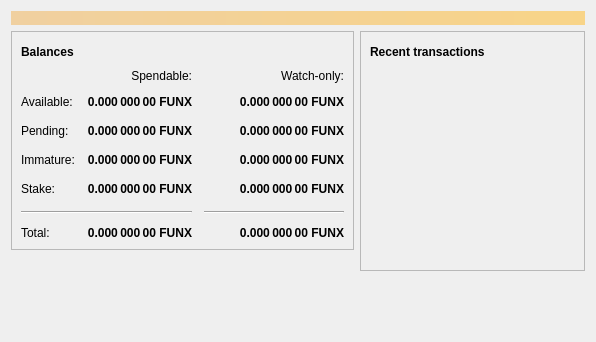
<?xml version="1.0" encoding="UTF-8"?>
<ui version="4.0">
 <class>OverviewPage</class>
 <widget class="QWidget" name="OverviewPage">
  <property name="geometry">
   <rect>
    <x>0</x>
    <y>0</y>
    <width>596</width>
    <height>342</height>
   </rect>
  </property>
  <property name="windowTitle">
   <string>Form</string>
  </property>
  <layout class="QVBoxLayout" name="topLayout">
   <item>
    <widget class="QLabel" name="labelAlerts">
     <property name="visible">
      <bool>false</bool>
     </property>
     <property name="styleSheet">
      <string notr="true">QLabel { background-color: qlineargradient(x1: 0, y1: 0, x2: 1, y2: 0, stop:0 #F0D0A0, stop:1 #F8D488); color:#000000; }</string>
     </property>
     <property name="wordWrap">
      <bool>true</bool>
     </property>
     <property name="margin">
      <number>3</number>
     </property>
     <property name="textInteractionFlags">
      <set>Qt::TextSelectableByMouse</set>
     </property>
    </widget>
   </item>
   <item>
    <layout class="QHBoxLayout" name="horizontalLayout" stretch="1,1">
     <item>
      <layout class="QVBoxLayout" name="verticalLayout_2">
       <item>
        <widget class="QFrame" name="frame">
         <property name="frameShape">
          <enum>QFrame::StyledPanel</enum>
         </property>
         <property name="frameShadow">
          <enum>QFrame::Raised</enum>
         </property>
         <layout class="QVBoxLayout" name="verticalLayout_4">
          <item>
           <layout class="QHBoxLayout" name="horizontalLayout_4">
            <item>
             <widget class="QLabel" name="label_5">
              <property name="font">
               <font>
                <weight>75</weight>
                <bold>true</bold>
               </font>
              </property>
              <property name="text">
               <string>Balances</string>
              </property>
             </widget>
            </item>
            <item>
             <widget class="QPushButton" name="labelWalletStatus">
              <property name="enabled">
               <bool>true</bool>
              </property>
              <property name="maximumSize">
               <size>
                <width>30</width>
                <height>16777215</height>
               </size>
              </property>
              <property name="toolTip">
               <string>The displayed information may be out of date. Your wallet automatically synchronizes with the FunexCoin network after a connection is established, but this process has not completed yet.</string>
              </property>
              <property name="text">
               <string/>
              </property>
              <property name="icon">
               <iconset resource="../funexcoin.qrc">
                <normaloff>:/icons/warning</normaloff>
                <disabledoff>:/icons/warning</disabledoff>:/icons/warning</iconset>
              </property>
              <property name="iconSize">
               <size>
                <width>24</width>
                <height>24</height>
               </size>
              </property>
              <property name="flat">
               <bool>true</bool>
              </property>
             </widget>
            </item>
            <item>
             <spacer name="horizontalSpacer_3">
              <property name="orientation">
               <enum>Qt::Horizontal</enum>
              </property>
              <property name="sizeHint" stdset="0">
               <size>
                <width>40</width>
                <height>20</height>
               </size>
              </property>
             </spacer>
            </item>
           </layout>
          </item>
          <item>
           <layout class="QGridLayout" name="gridLayout">
            <property name="spacing">
             <number>12</number>
            </property>
            <item row="2" column="2">
             <widget class="QLabel" name="labelWatchPending">
              <property name="font">
               <font>
                <weight>75</weight>
                <bold>true</bold>
               </font>
              </property>
              <property name="cursor">
               <cursorShape>IBeamCursor</cursorShape>
              </property>
              <property name="toolTip">
               <string>Unconfirmed transactions to watch-only addresses</string>
              </property>
              <property name="text">
               <string notr="true">0.000 000 00 FUNX</string>
              </property>
              <property name="alignment">
               <set>Qt::AlignRight|Qt::AlignTrailing|Qt::AlignVCenter</set>
              </property>
              <property name="textInteractionFlags">
               <set>Qt::LinksAccessibleByMouse|Qt::TextSelectableByKeyboard|Qt::TextSelectableByMouse</set>
              </property>
             </widget>
            </item>
            <item row="2" column="1">
             <widget class="QLabel" name="labelUnconfirmed">
              <property name="font">
               <font>
                <weight>75</weight>
                <bold>true</bold>
               </font>
              </property>
              <property name="cursor">
               <cursorShape>IBeamCursor</cursorShape>
              </property>
              <property name="toolTip">
               <string>Total of transactions that have yet to be confirmed, and do not yet count toward the spendable balance</string>
              </property>
              <property name="text">
               <string notr="true">0.000 000 00 FUNX</string>
              </property>
              <property name="alignment">
               <set>Qt::AlignRight|Qt::AlignTrailing|Qt::AlignVCenter</set>
              </property>
              <property name="textInteractionFlags">
               <set>Qt::LinksAccessibleByMouse|Qt::TextSelectableByKeyboard|Qt::TextSelectableByMouse</set>
              </property>
             </widget>
            </item>
            <item row="3" column="2">
             <widget class="QLabel" name="labelWatchImmature">
              <property name="font">
               <font>
                <weight>75</weight>
                <bold>true</bold>
               </font>
              </property>
              <property name="cursor">
               <cursorShape>IBeamCursor</cursorShape>
              </property>
              <property name="toolTip">
               <string>Mined balance in watch-only addresses that has not yet matured</string>
              </property>
              <property name="text">
               <string notr="true">0.000 000 00 FUNX</string>
              </property>
              <property name="alignment">
               <set>Qt::AlignRight|Qt::AlignTrailing|Qt::AlignVCenter</set>
              </property>
              <property name="textInteractionFlags">
               <set>Qt::LinksAccessibleByMouse|Qt::TextSelectableByKeyboard|Qt::TextSelectableByMouse</set>
              </property>
             </widget>
            </item>
            <item row="5" column="0" colspan="2">
             <widget class="Line" name="line">
              <property name="orientation">
               <enum>Qt::Horizontal</enum>
              </property>
             </widget>
            </item>
            <item row="5" column="2">
             <widget class="Line" name="lineWatchBalance">
              <property name="sizePolicy">
               <sizepolicy hsizetype="Preferred" vsizetype="Fixed">
                <horstretch>0</horstretch>
                <verstretch>0</verstretch>
               </sizepolicy>
              </property>
              <property name="minimumSize">
               <size>
                <width>140</width>
                <height>0</height>
               </size>
              </property>
              <property name="orientation">
               <enum>Qt::Horizontal</enum>
              </property>
             </widget>
            </item>
            <item row="6" column="0">
             <widget class="QLabel" name="labelTotalText">
              <property name="text">
               <string>Total:</string>
              </property>
             </widget>
            </item>
            <item row="3" column="1">
             <widget class="QLabel" name="labelImmature">
              <property name="font">
               <font>
                <weight>75</weight>
                <bold>true</bold>
               </font>
              </property>
              <property name="cursor">
               <cursorShape>IBeamCursor</cursorShape>
              </property>
              <property name="toolTip">
               <string>Mined balance that has not yet matured</string>
              </property>
              <property name="text">
               <string notr="true">0.000 000 00 FUNX</string>
              </property>
              <property name="alignment">
               <set>Qt::AlignRight|Qt::AlignTrailing|Qt::AlignVCenter</set>
              </property>
              <property name="textInteractionFlags">
               <set>Qt::LinksAccessibleByMouse|Qt::TextSelectableByKeyboard|Qt::TextSelectableByMouse</set>
              </property>
             </widget>
            </item>
            <item row="2" column="3">
             <spacer name="horizontalSpacer_2">
              <property name="orientation">
               <enum>Qt::Horizontal</enum>
              </property>
              <property name="sizeHint" stdset="0">
               <size>
                <width>40</width>
                <height>20</height>
               </size>
              </property>
             </spacer>
            </item>
            <item row="3" column="0">
             <widget class="QLabel" name="labelImmatureText">
              <property name="text">
               <string>Immature:</string>
              </property>
             </widget>
            </item>
            <item row="4" column="1">
             <widget class="QLabel" name="labelStake">
              <property name="font">
               <font>
                <weight>75</weight>
                <bold>true</bold>
               </font>
              </property>
              <property name="cursor">
               <cursorShape>IBeamCursor</cursorShape>
              </property>
              <property name="toolTip">
               <string>Stake</string>
              </property>
              <property name="text">
               <string notr="true">0.000 000 00 FUNX</string>
              </property>
              <property name="alignment">
               <set>Qt::AlignRight|Qt::AlignTrailing|Qt::AlignVCenter</set>
              </property>
              <property name="textInteractionFlags">
               <set>Qt::LinksAccessibleByMouse|Qt::TextSelectableByKeyboard|Qt::TextSelectableByMouse</set>
              </property>
             </widget>
            </item>
            <item row="4" column="3">
             <spacer name="horizontalSpacer_4">
              <property name="orientation">
               <enum>Qt::Horizontal</enum>
              </property>
              <property name="sizeHint" stdset="0">
               <size>
                <width>40</width>
                <height>20</height>
               </size>
              </property>
             </spacer>
            </item>
            <item row="4" column="0">
             <widget class="QLabel" name="labelStakeText">
              <property name="text">
                <string>Stake:</string>
              </property>
             </widget>
            </item>
            <item row="4" column="2">
             <widget class="QLabel" name="labelWatchStake">
              <property name="font">
               <font>
                <weight>75</weight>
                <bold>true</bold>
               </font>
              </property>
              <property name="cursor">
               <cursorShape>IBeamCursor</cursorShape>
              </property>
              <property name="toolTip">
               <string>Watch Stake</string>
              </property>
              <property name="text">
               <string notr="true">0.000 000 00 FUNX</string>
              </property>
              <property name="alignment">
               <set>Qt::AlignRight|Qt::AlignTrailing|Qt::AlignVCenter</set>
              </property>
              <property name="textInteractionFlags">
               <set>Qt::LinksAccessibleByMouse|Qt::TextSelectableByKeyboard|Qt::TextSelectableByMouse</set>
              </property>
             </widget>
            </item>
            <item row="6" column="1">
             <widget class="QLabel" name="labelTotal">
              <property name="font">
               <font>
                <weight>75</weight>
                <bold>true</bold>
               </font>
              </property>
              <property name="cursor">
               <cursorShape>IBeamCursor</cursorShape>
              </property>
              <property name="toolTip">
               <string>Your current total balance</string>
              </property>
              <property name="text">
               <string notr="true">0.000 000 00 FUNX</string>
              </property>
              <property name="alignment">
               <set>Qt::AlignRight|Qt::AlignTrailing|Qt::AlignVCenter</set>
              </property>
              <property name="textInteractionFlags">
               <set>Qt::LinksAccessibleByMouse|Qt::TextSelectableByKeyboard|Qt::TextSelectableByMouse</set>
              </property>
             </widget>
            </item>
            <item row="6" column="2">
             <widget class="QLabel" name="labelWatchTotal">
              <property name="font">
               <font>
                <weight>75</weight>
                <bold>true</bold>
               </font>
              </property>
              <property name="cursor">
               <cursorShape>IBeamCursor</cursorShape>
              </property>
              <property name="toolTip">
               <string>Current total balance in watch-only addresses</string>
              </property>
              <property name="text">
               <string notr="true">0.000 000 00 FUNX</string>
              </property>
              <property name="alignment">
               <set>Qt::AlignRight|Qt::AlignTrailing|Qt::AlignVCenter</set>
              </property>
              <property name="textInteractionFlags">
               <set>Qt::LinksAccessibleByMouse|Qt::TextSelectableByKeyboard|Qt::TextSelectableByMouse</set>
              </property>
             </widget>
            </item>
            <item row="0" column="2">
             <widget class="QLabel" name="labelWatchonly">
              <property name="text">
               <string>Watch-only:</string>
              </property>
              <property name="alignment">
               <set>Qt::AlignRight|Qt::AlignTrailing|Qt::AlignVCenter</set>
              </property>
             </widget>
            </item>
            <item row="1" column="0">
             <widget class="QLabel" name="labelBalanceText">
              <property name="text">
               <string>Available:</string>
              </property>
             </widget>
            </item>
            <item row="1" column="1">
             <widget class="QLabel" name="labelBalance">
              <property name="font">
               <font>
                <weight>75</weight>
                <bold>true</bold>
               </font>
              </property>
              <property name="cursor">
               <cursorShape>IBeamCursor</cursorShape>
              </property>
              <property name="toolTip">
               <string>Your current spendable balance</string>
              </property>
              <property name="text">
               <string notr="true">0.000 000 00 FUNX</string>
              </property>
              <property name="alignment">
               <set>Qt::AlignRight|Qt::AlignTrailing|Qt::AlignVCenter</set>
              </property>
              <property name="textInteractionFlags">
               <set>Qt::LinksAccessibleByMouse|Qt::TextSelectableByKeyboard|Qt::TextSelectableByMouse</set>
              </property>
             </widget>
            </item>
            <item row="1" column="2">
             <widget class="QLabel" name="labelWatchAvailable">
              <property name="font">
               <font>
                <weight>75</weight>
                <bold>true</bold>
               </font>
              </property>
              <property name="cursor">
               <cursorShape>IBeamCursor</cursorShape>
              </property>
              <property name="toolTip">
               <string>Your current balance in watch-only addresses</string>
              </property>
              <property name="text">
               <string notr="true">0.000 000 00 FUNX</string>
              </property>
              <property name="alignment">
               <set>Qt::AlignRight|Qt::AlignTrailing|Qt::AlignVCenter</set>
              </property>
              <property name="textInteractionFlags">
               <set>Qt::LinksAccessibleByMouse|Qt::TextSelectableByKeyboard|Qt::TextSelectableByMouse</set>
              </property>
             </widget>
            </item>
            <item row="2" column="0">
             <widget class="QLabel" name="labelPendingText">
              <property name="text">
               <string>Pending:</string>
              </property>
             </widget>
            </item>
            <item row="0" column="1">
             <widget class="QLabel" name="labelSpendable">
              <property name="text">
               <string>Spendable:</string>
              </property>
              <property name="alignment">
               <set>Qt::AlignRight|Qt::AlignTrailing|Qt::AlignVCenter</set>
              </property>
             </widget>
            </item>
           </layout>
          </item>
         </layout>
        </widget>
       </item>
       <item>
        <spacer name="verticalSpacer">
         <property name="orientation">
          <enum>Qt::Vertical</enum>
         </property>
         <property name="sizeHint" stdset="0">
          <size>
           <width>20</width>
           <height>40</height>
          </size>
         </property>
        </spacer>
       </item>
      </layout>
     </item>
     <item>
      <layout class="QVBoxLayout" name="verticalLayout_3">
       <item>
        <widget class="QFrame" name="frame_2">
         <property name="frameShape">
          <enum>QFrame::StyledPanel</enum>
         </property>
         <property name="frameShadow">
          <enum>QFrame::Raised</enum>
         </property>
         <layout class="QVBoxLayout" name="verticalLayout">
          <item>
           <layout class="QHBoxLayout" name="horizontalLayout_2">
            <item>
             <widget class="QLabel" name="label_4">
              <property name="font">
               <font>
                <weight>75</weight>
                <bold>true</bold>
               </font>
              </property>
              <property name="text">
               <string>Recent transactions</string>
              </property>
             </widget>
            </item>
            <item>
             <widget class="QPushButton" name="labelTransactionsStatus">
              <property name="enabled">
               <bool>true</bool>
              </property>
              <property name="maximumSize">
               <size>
                <width>30</width>
                <height>16777215</height>
               </size>
              </property>
              <property name="toolTip">
               <string>The displayed information may be out of date. Your wallet automatically synchronizes with the FunexCoin network after a connection is established, but this process has not completed yet.</string>
              </property>
              <property name="text">
               <string/>
              </property>
              <property name="icon">
               <iconset resource="../funexcoin.qrc">
                <normaloff>:/icons/warning</normaloff>
                <disabledoff>:/icons/warning</disabledoff>:/icons/warning</iconset>
              </property>
              <property name="iconSize">
               <size>
                <width>24</width>
                <height>24</height>
               </size>
              </property>
              <property name="flat">
               <bool>true</bool>
              </property>
             </widget>
            </item>
            <item>
             <spacer name="horizontalSpacer">
              <property name="orientation">
               <enum>Qt::Horizontal</enum>
              </property>
              <property name="sizeHint" stdset="0">
               <size>
                <width>40</width>
                <height>20</height>
               </size>
              </property>
             </spacer>
            </item>
           </layout>
          </item>
          <item>
           <widget class="QListView" name="listTransactions">
            <property name="styleSheet">
             <string notr="true">QListView { background: transparent; }</string>
            </property>
            <property name="frameShape">
             <enum>QFrame::NoFrame</enum>
            </property>
            <property name="verticalScrollBarPolicy">
             <enum>Qt::ScrollBarAlwaysOff</enum>
            </property>
            <property name="horizontalScrollBarPolicy">
             <enum>Qt::ScrollBarAlwaysOff</enum>
            </property>
            <property name="selectionMode">
             <enum>QAbstractItemView::NoSelection</enum>
            </property>
           </widget>
          </item>
         </layout>
        </widget>
       </item>
       <item>
        <spacer name="verticalSpacer_2">
         <property name="orientation">
          <enum>Qt::Vertical</enum>
         </property>
         <property name="sizeHint" stdset="0">
          <size>
           <width>20</width>
           <height>40</height>
          </size>
         </property>
        </spacer>
       </item>
      </layout>
     </item>
    </layout>
   </item>
  </layout>
 </widget>
 <resources/>
 <connections/>
</ui>
